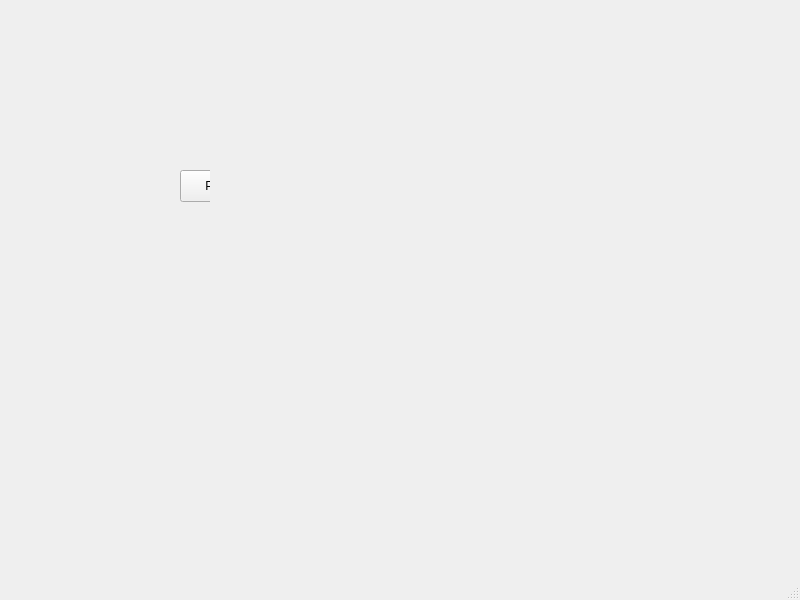
<?xml version="1.0" encoding="UTF-8"?>
<ui version="4.0">
 <class>MainWindow</class>
 <widget class="QMainWindow" name="MainWindow">
  <property name="geometry">
   <rect>
    <x>0</x>
    <y>0</y>
    <width>800</width>
    <height>600</height>
   </rect>
  </property>
  <property name="windowTitle">
   <string>MainWindow</string>
  </property>
  <widget class="QWidget" name="centralwidget">
   <widget class="QWidget" name="widget" native="true">
    <property name="geometry">
     <rect>
      <x>90</x>
      <y>170</y>
      <width>120</width>
      <height>80</height>
     </rect>
    </property>
    <widget class="QPushButton" name="pushButton">
     <property name="geometry">
      <rect>
       <x>90</x>
       <y>0</y>
       <width>113</width>
       <height>32</height>
      </rect>
     </property>
     <property name="text">
      <string>PushButton</string>
     </property>
    </widget>
   </widget>
  </widget>
  <widget class="QMenuBar" name="menubar">
   <property name="geometry">
    <rect>
     <x>0</x>
     <y>0</y>
     <width>800</width>
     <height>24</height>
    </rect>
   </property>
  </widget>
  <widget class="QStatusBar" name="statusbar"/>
 </widget>
 <resources/>
 <connections/>
</ui>
